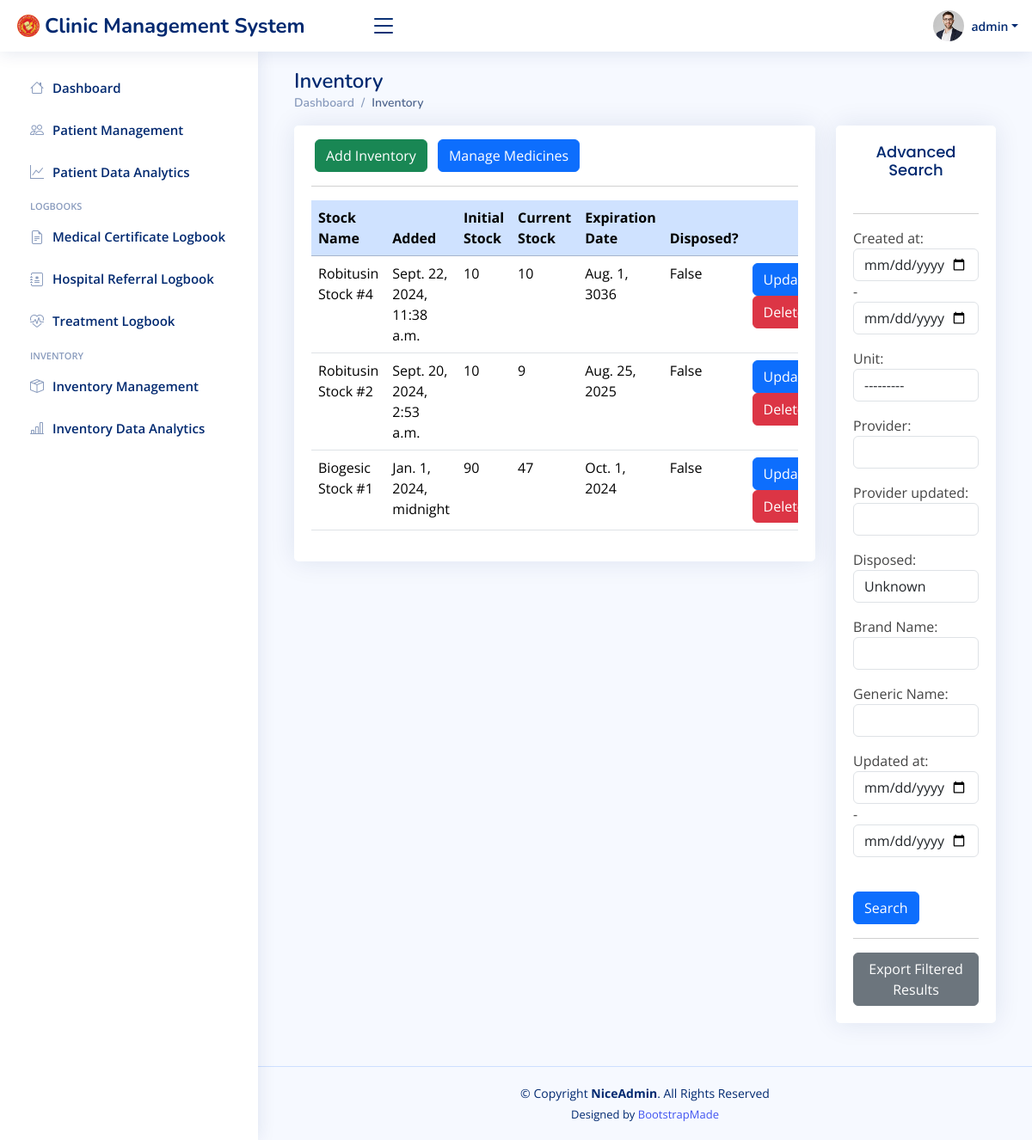
The page /inventorydata/ (signed in) on the database as committed earlier.
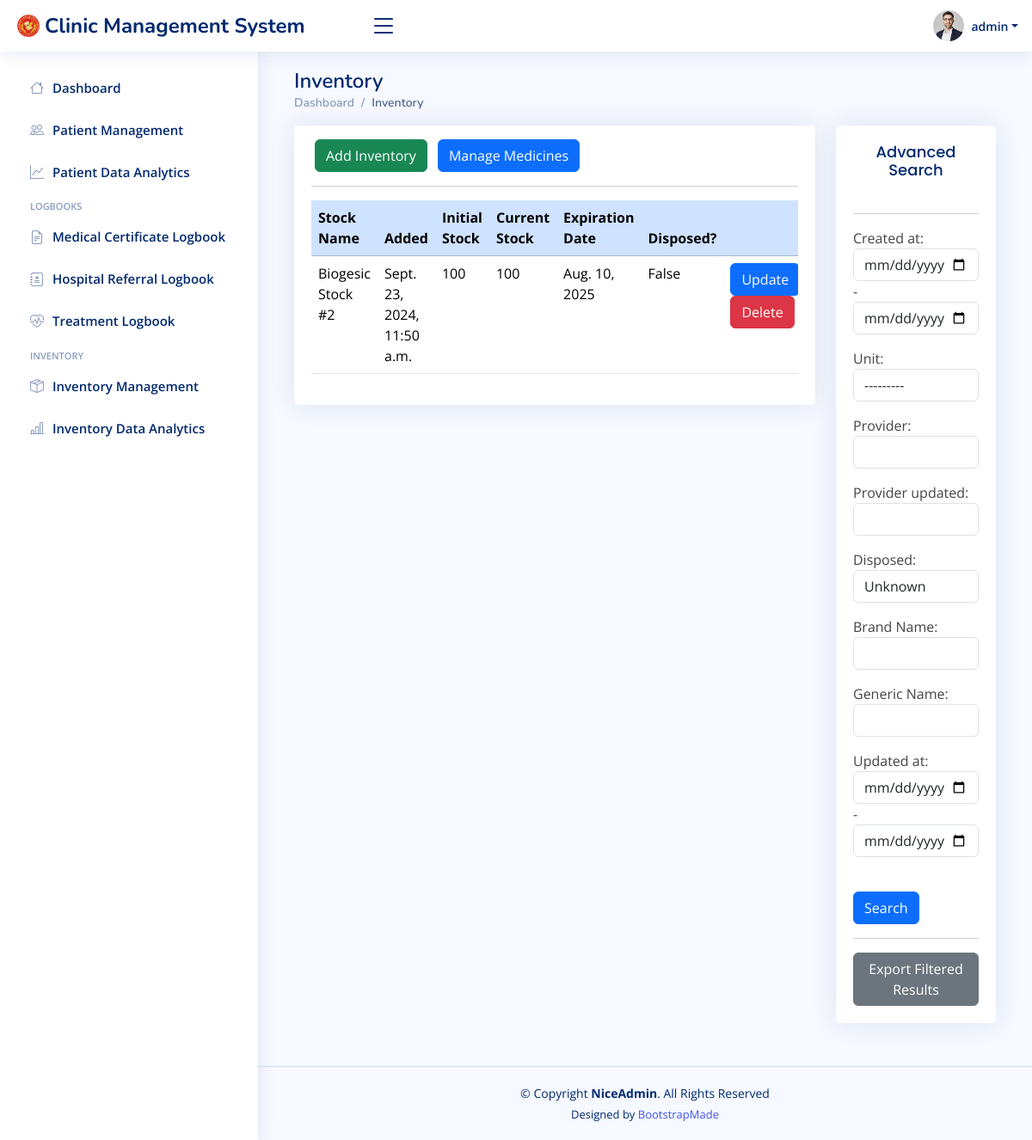
The same page on the database as committed later.
### cms/models.py (models this page shows, shortened)
class Stock(models.Model):
    created_at = models.DateTimeField(auto_now_add=True)
    updated_at = models.DateTimeField(auto_now=True)
    medicine = models.ForeignKey("Medicine", on_delete=models.RESTRICT)
    stock_quantity = models.PositiveIntegerField(default=0)
    choices = [
        ("box", "Box"),
        ("piece", "Piece"),
    ]
    unit = models.CharField(max_length=5, choices=choices)
    quantity_per_unit = models.PositiveIntegerField(default=1)
    expiration_date = models.DateField()
    initial_stocks = models.PositiveIntegerField(blank=True, null=True)
    current_stock = models.PositiveIntegerField(blank=True, null=True)
    provider = models.CharField(max_length=100, blank=True, null=True)
    provider_updated = models.CharField(max_length=100, blank=True)
    disposed = models.BooleanField(default=False)
    def __str__(self):
        return f'{self.medicine.brand_name} Stock #{self.id}'

class Medicine(models.Model):
    created_at = models.DateTimeField(auto_now_add=True)
    updated_at = models.DateTimeField(auto_now=True)
    brand_name = models.CharField(max_length=100)
    generic_name = models.CharField(max_length=100)
    dosage_form = models.CharField(max_length=100)
    dosage_strength = models.CharField(max_length=100)
    provider = models.CharField(max_length=100, blank=True, null=True)
    provider_updated = models.CharField(max_length=100, blank=True)

### cms/views.py (the view)
# urls.py: path('inventorydata/', views.inventorydata_view, name="Inventory Data"),
@login_required(login_url="Login")
def inventorydata_view(request):
    myFilter = InventoryFilter(request.GET, queryset=Stock.objects.all().order_by('-id'))
    records = myFilter.qs
    context = {'records': records, 'myFilter': myFilter}
    return render(request, 'cms/inventory-data.html', context)

### cms/templates/cms/inventory-data.html (shortened to what this page needs)
{% extends "cms/base.html" %}
{% block content %}
<div class="container">
    <div class="pagetitle">
        <h1>Inventory</h1>
        <nav>
            <ol class="breadcrumb">
              <li class="breadcrumb-item"><a href="{% url 'Dashboard'%}">Dashboard</a></li>
              <li class="breadcrumb-item active">Inventory</li>
            </ol>
          </nav>
    </div>
    <div class="row">
        <div class="col-lg-9">
            <div class="card card-body">
                <div class="d-flexbox mt-2">
                    <a class="btn btn-success mt-2 mx-1 btn-block" href= {% url "Inventory Add" %}>
                        Add Inventory
                    <a class="btn btn-primary mt-2 mx-1 btn-block" href= {% url "Medicine Data" %}>
                        Manage Medicines
                </div>
                <hr>
                <div class="table-responsive">
                    <table class="table datatable">
                        <thead>
                            <tr>
                                <th class="table-primary">Stock Name</th>
                                <th class="table-primary">Added</th>
                                <th class="table-primary">Initial Stock</th>
                                <th class="table-primary">Current Stock</th>
                                <th class="table-primary">Expiration Date</th>
                                <th class="table-primary">Disposed?</th>
                                <th class="table-primary"></th>
                            </tr>
                        </thead>
                        <tbody>
                            {% for Stock in records %}
                            <tr {% if Stock.disposed == True %}class="table-danger"{% endif %}>
                                <td>{{Stock}}</td>
                                <td>{{Stock.created_at}}</td>
                                <td>{{Stock.initial_stocks}}</td>
                                <td>{{Stock.current_stock}}</td>
                                <td>{{Stock.expiration_date}}</td>
                                <td>{{Stock.disposed}}</td>
                                <td>
                                    <a href="{% url "Inventory Update" Stock.id %}"><button class="btn btn-primary" type="button">Update</button></a>
                                    <a href="{% url "Inventory Delete" Stock.id %}"><button class="btn btn-danger" type="button">Delete</button></a>
                                </td>
                            </tr>
                            {% endfor %}
                        </tbody>
                    </table>
                </div>
            </div>
        </div>
        <div class="col-lg-3">
            <div class="card card-body">
                <h2 class="card-title text-center">Advanced Search</h2>
                <hr>
                <div class="form-group">
                    <form method="GET">
                        {{myFilter.form.as_p}}
                        <br>
                        <input class="btn btn-primary btn-block" type="submit" value="Search">
                    </form>
                    <hr>
                    <form method="get" action="{% url 'Inventory Export' %}">
                        <button type="submit" class="btn btn-secondary">Export Filtered Results</button>
                    </form>
                </div>
            </div>
        </div>
    </div>
</div>
{% endblock content %}

### cms/templates/cms/base.html (shortened to what this page needs)
{% load static %}
<!DOCTYPE html>
<html lang="en">
<head>
  <link href="{% static "cms/assets/vendor/bootstrap/css/bootstrap.min.css" %}" rel="stylesheet">
  <link href="{% static "cms/assets/vendor/bootstrap-icons/bootstrap-icons.css" %}" rel="stylesheet">
  <link href="{% static "cms/assets/vendor/boxicons/css/boxicons.min.css" %}" rel="stylesheet">
  <link href="{% static "cms/assets/vendor/quill/quill.snow.css" %}" rel="stylesheet">
  <link href="{% static "cms/assets/vendor/quill/quill.bubble.css" %}" rel="stylesheet">
  <link href="{% static "cms/assets/vendor/remixicon/remixicon.css" %}s" rel="stylesheet">
  <link href="{% static "cms/assets/vendor/simple-datatables/style.css" %}" rel="stylesheet">
  <link href="{% static "cms/assets/css/style.css" %}" rel="stylesheet">
</head>
<body>
  <header id="header" class="header fixed-top d-flex align-items-center">
    <div class="d-flex align-items-center justify-content-between">
      <a href={% url 'Dashboard' %} class="logo d-flex align-items-center">
        <img src="{% static "cms/assets/img/dhvsu_logo.png" %}" alt="">
        <span class="d-none d-lg-block">Clinic Management System</span>
      </a>
      <i class="bi bi-list toggle-sidebar-btn"></i>
    </div>
    <nav class="header-nav ms-auto">
      <ul class="d-flex align-items-center">
        <li class="nav-item dropdown pe-3">
          <a class="nav-link nav-profile d-flex align-items-center pe-0" href="#" data-bs-toggle="dropdown">
            <img src="{% static "cms/assets/img/profile-img.jpg" %}" alt="Profile" class="rounded-circle">
            <span class="d-none d-md-block dropdown-toggle ps-2">{{ user.username }}</span>
          </a>
        </li>
      </ul>
    </nav>
  </header>
  <aside id="sidebar" class="sidebar">
    <ul class="sidebar-nav" id="sidebar-nav">
      <li class="nav-item">
        <a class="nav-link collapsed" href={% url "Dashboard" %}>
          <i class="bi bi-house"></i>
          <span>Dashboard</span>
      </li>
      <li class="nav-item">
        <a class="nav-link collapsed" href={% url "Patient Data" %}>
          <i class="bi bi-people"></i>
          <span>Patient Management</span>
      </li>
      <li class="nav-item">
        <a class="nav-link collapsed" href="{% url 'department_cases_chart' %}">
          <i class="bi bi-graph-up"></i>
          <span>Patient Data Analytics</span>
        </a>
      </li>
      <li class="nav-heading">Logbooks</li>
      <li class="nav-item">
        <a class="nav-link collapsed" href={% url "Medcert Data" %}>
          <i class="bi bi-file-earmark-text"></i>
          <span>Medical Certificate Logbook</span>
      </li>
      <li class="nav-item">
        <a class="nav-link collapsed" href={% url "Referral Data" %}>
          <i class="bi bi-journal-medical"></i>
          <span>Hospital Referral Logbook</span>
      </li>
      <li class="nav-item">
        <a class="nav-link collapsed" href={% url "Treatment Data" 0 %}>
          <i class="bi bi-heart-pulse"></i>
          <span>Treatment Logbook</span>
      </li>
      <li class="nav-heading">Inventory</li>
      <li class="nav-item">
        <a class="nav-link collapsed" href={% url "Inventory Data" %}>
          <i class="bi bi-box-seam"></i>
          <span>Inventory Management</span>
      </li>
      <li class="nav-item">
        <a class="nav-link collapsed" href={% url "chart" %}>
          <i class="bi bi-bar-chart-line"></i>
          <span>Inventory Data Analytics</span>
      </li>
    </ul>
  </aside>
  <main id="main" class="main">
    {% block content %}
    {% endblock content %}
  </main>
  <footer id="footer" class="footer">
    <div class="copyright">
      &copy; Copyright <strong><span>NiceAdmin</span></strong>. All Rights Reserved
    </div>
    <div class="credits">
      Designed by <a href="https://bootstrapmade.com/">BootstrapMade</a>
    </div>
  </footer>
</body>
</html>

### cms/static/cms/assets/css/style.css (style rules this page uses)
:root { scroll-behavior: smooth; }
body { font-family: "Open Sans", sans-serif; background: #f6f9ff; color: #444444; }
a { color: #4154f1; text-decoration: none; }
h1, h2, h3, h4, h5, h6 { font-family: "Nunito", sans-serif; }
#main { margin-top: 60px; padding: 20px 30px; transition: all 0.3s; }
.pagetitle { margin-bottom: 10px; }
.pagetitle h1 { font-size: 24px; margin-bottom: 0; font-weight: 600; color: #012970; }
.card { margin-bottom: 30px; border: none; border-radius: 5px; box-shadow: 0px 0 30px rgba(1, 41, 112, 0.1); }
.card-title { padding: 20px 0 15px 0; font-size: 18px; font-weight: 500; color: #012970; font-family: "Poppins", sans-serif; }
.card-body { padding: 0 20px 20px 20px; }
.breadcrumb { font-size: 14px; font-family: "Nunito", sans-serif; color: #899bbd; font-weight: 600; }
.breadcrumb a { color: #899bbd; transition: 0.3s; }
.breadcrumb .breadcrumb-item::before { color: #899bbd; }
.breadcrumb .active { color: #51678f; font-weight: 600; }
.logo { line-height: 1; }
@media (min-width: 1200px) { .logo { width: 400px; } }
.logo img { max-height: 26px; margin-right: 6px; }
.logo span { font-size: 24px; font-weight: 700; color: #012970; font-family: "Nunito", sans-serif; }
.header { transition: all 0.5s; z-index: 997; height: 60px; box-shadow: 0px 2px 20px rgba(1, 41, 112, 0.1); background-color: #fff; padding-left: 20px; }
.header .toggle-sidebar-btn { font-size: 32px; padding-left: 10px; cursor: pointer; color: #012970; }
.header-nav ul { list-style: none; }
.header-nav>ul { margin: 0; padding: 0; }
.header-nav .nav-profile { color: #012970; }
.header-nav .nav-profile img { max-height: 36px; }
.header-nav .nav-profile span { font-size: 14px; font-weight: 600; }
.sidebar { position: fixed; top: 60px; left: 0; bottom: 0; width: 300px; z-index: 996; transition: all 0.3s; padding: 20px; overflow-y: auto; scrollbar-width: thin; scrollbar-color: #aab7cf transparent; box-shadow: 0px 0px 20px rgba(1, 41, 112, 0.1); background-color: #fff; }
@media (min-width: 1200px) { #main, #footer { margin-left: 300px; } }
.sidebar-nav { padding: 0; margin: 0; list-style: none; }
.sidebar-nav li { padding: 0; margin: 0; list-style: none; }
.sidebar-nav .nav-item { margin-bottom: 5px; }
.sidebar-nav .nav-heading { font-size: 11px; text-transform: uppercase; color: #899bbd; font-weight: 600; margin: 10px 0 5px 15px; }
.sidebar-nav .nav-link { display: flex; align-items: center; font-size: 15px; font-weight: 600; color: #4154f1; transition: 0.3; background: #f6f9ff; padding: 10px 15px; border-radius: 4px; }
.sidebar-nav .nav-link i { font-size: 16px; margin-right: 10px; color: #4154f1; }
.sidebar-nav .nav-link.collapsed { color: #012970; background: #fff; }
.sidebar-nav .nav-link.collapsed i { color: #899bbd; }
.footer { padding: 20px 0; font-size: 14px; transition: all 0.3s; border-top: 1px solid #cddfff; }
.footer .copyright { text-align: center; color: #012970; }
.footer .credits { padding-top: 5px; text-align: center; font-size: 13px; color: #012970; }

Rows that differ between the two databases and show on the page:
removed Stock: medicine+id "Robitusin Stock #4", created_at "Sept. 22, 2024, 11:38 a.m.", initial_stocks "10", current_stock "10", expiration_date "Aug. 1, 3036", disposed "False"
removed Stock: medicine+id "Biogesic Stock #1", created_at "Jan. 1, 2024, midnight", initial_stocks "90", current_stock "47", expiration_date "Oct. 1, 2024", disposed "False"
changed Stock "False": medicine+id "Robitusin Stock #2" → "Biogesic Stock #2"; created_at "Sept. 20, 2024, 2:53 a.m." → "Sept. 23, 2024, 11:50 a.m."; initial_stocks "10" → "100"; current_stock "9" → "100"; expiration_date "Aug. 25, 2025" → "Aug. 10, 2025"
